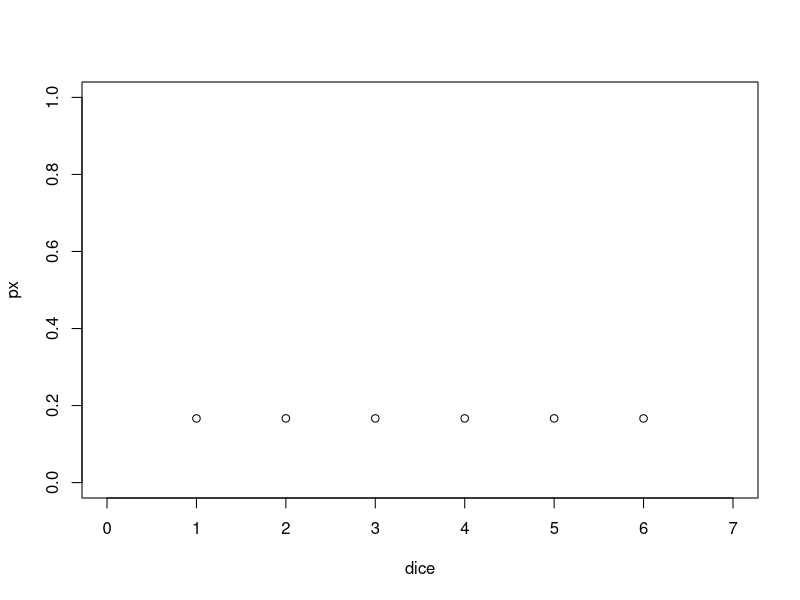
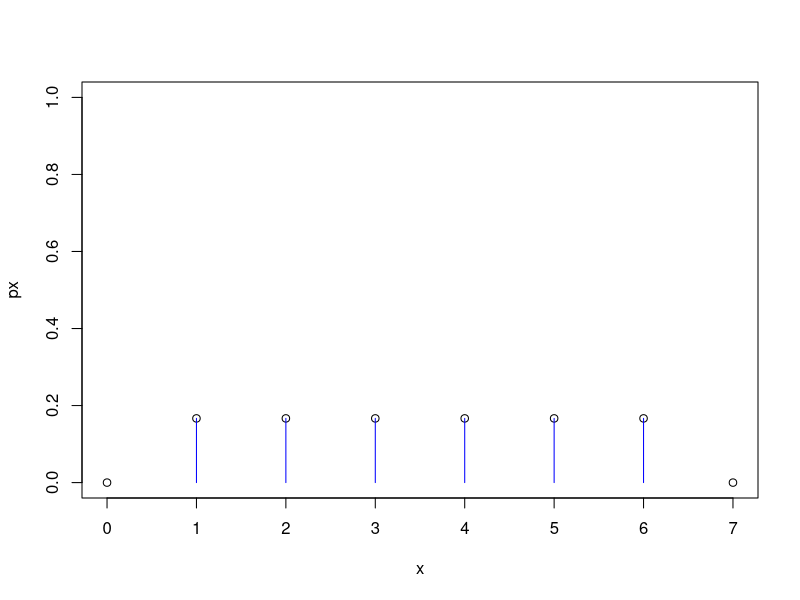
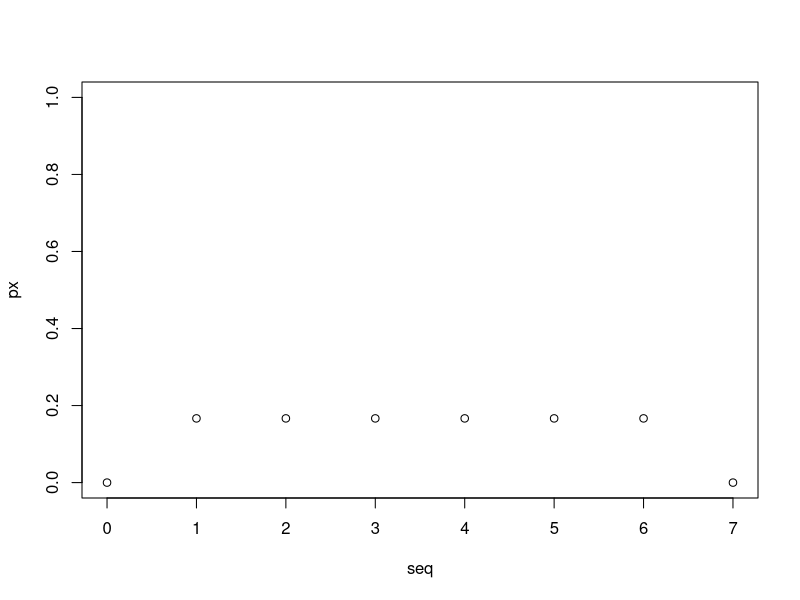
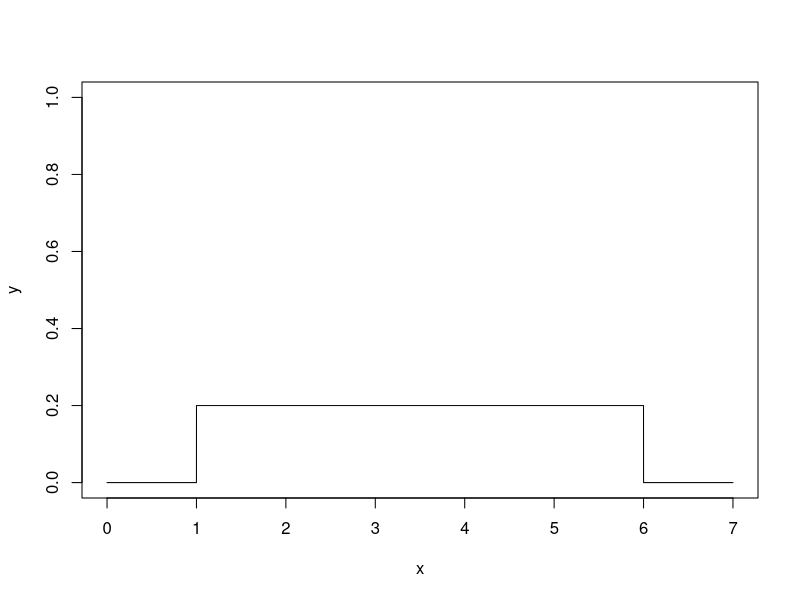
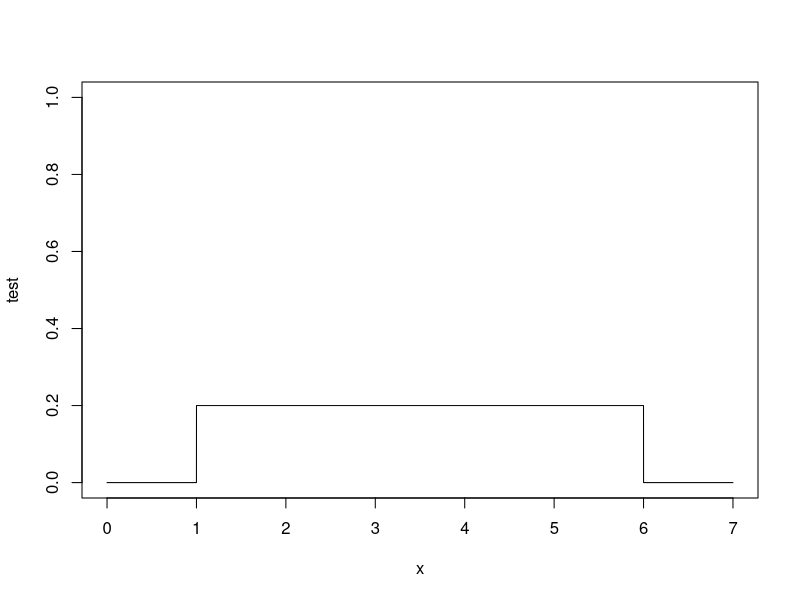
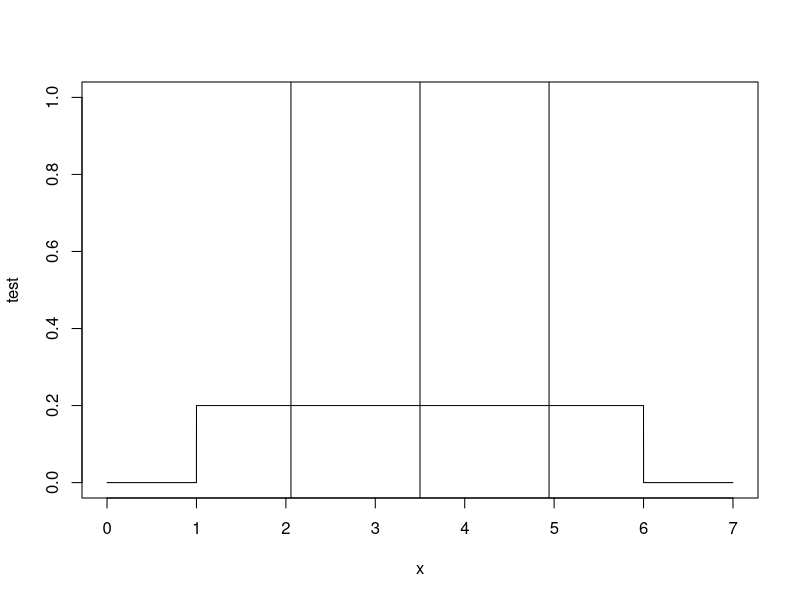
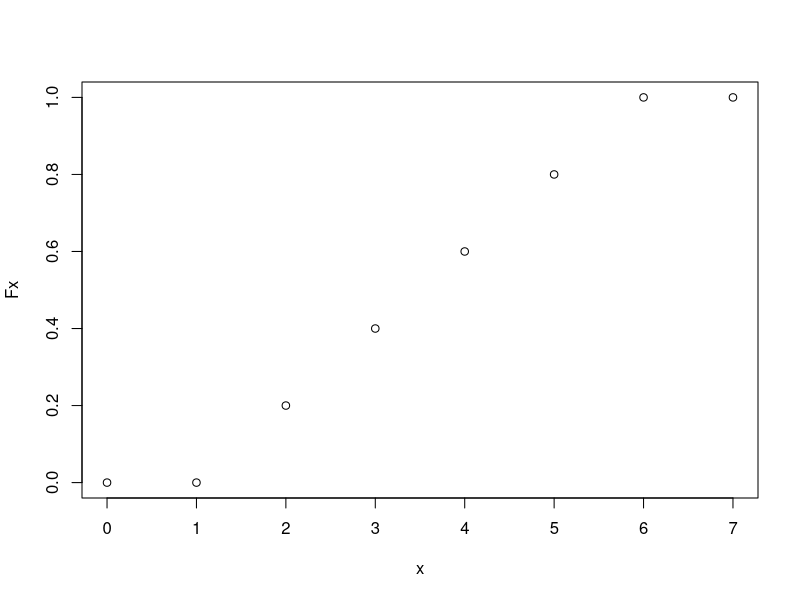
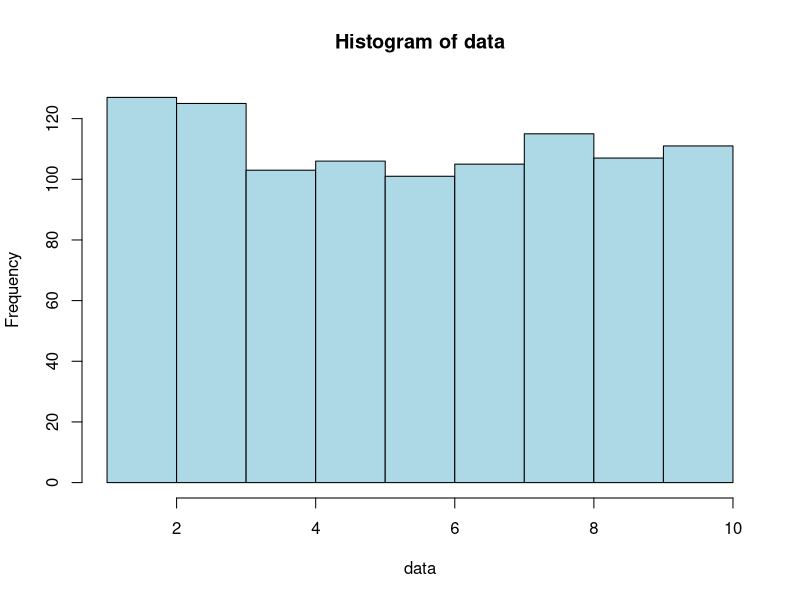

The R source for these figures, in order: (Note: this script raises an error after producing the figures.)
#############################################################
##---------------------------------------------------------##
##                Inferential Statistics IV:               ##
##    Probabilistically Evaluating a Linear Model in R ─   ##
##            (Standard) Normal Distributions and          ## 
##           the Z-Test / Gauß-Test and the T-Test         ##
##              by Steffen Schwerdtfeger 01.2023           ##
##---------------------------------------------------------##
#############################################################


####################################################################
#    3 Uniform PMFs, PDFs and CDFs ─ Uniform Probability Mass      #
# Functions (Discrete), Probability Density Functions (Continuous) #
#      and the Cumulative Distribution Function (Continuous)       #
####################################################################

####################################################
# 3.1 Uniform Probability Mass Function (Discrete) #
####################################################


# Probability mass function for p(x_i) = 1/6:
dice = c(1:6)
px = 1/length(dice)  # 1/n == for uniform probability distr.

# Written as vector of length(dice_value_x):
px = c(rep(1/length(dice),length(dice))) 

# Plot discrete probabilities:
plot(x=dice,y=px, ylim= c(0,1), xlim = c(0,7))


# Probability mass function for fair dice with n_sides:
dice_px = function(x,n_sides){ # x = sequence / range of possible values
  dice_val = c(1:n_sides)
  px = x # initialize vector for loop with 1:length(x)
  
  for(i in 1:length(x)){ # := for every object of the vector x
    if(x[i] < min(dice_val)){
      px[i] = 0
    }
    else if(x[i] >= min(dice_val) & x[i] <= max(dice_val)){
      px[i] = 1/n_sides
    }
    else if(x[i] > max(dice_val)){
      px[i] = 0
    }
  } # End for i
  
  # Plot probability mass function:
  plot(x=x,y=px, ylim = c(0:1))
  for(i in 1:n_sides){
    segments(x0=dice_val[i],y0=0,x1=dice_val[i],y1=1/n_sides, col = "blue")
  }
  
  # Return px in console:
  return(px)
} # End of function

# Let us test our function:
seq = c(0:7)
px = dice_px(x=seq,n_sides=6)
# 0.1666667 == 1/6
# [1] 0.0000000 0.1666667 0.1666667 0.1666667 0.1666667 0.1666667 0.1666667
# [8] 0.0000000

# Plot discrete probabilities only:
plot(x=seq,y=px, ylim = c(0:1))

# Probability of rolling a 3, 4 or 5, i.e., a range so to speak:
px_3to5 = px[3]+px[4]+px[5]
px_3to5 = sum(px[3:5])
# [1] 0.5


##########################################################
# 3.2 Uniform Probability Density Functions (continuous) #
##########################################################

# Plot Uniform PDF using basic R functions:
x = seq(0,7, length = 10000) # try length 50 and plot again!

# Uniform density for each x:
y = dunif(x, min = 1, max = 6)

# Plot uniform PDF:
plot(x,y, type = "l", ylim = c(0,1))

# Uniform PDF
unif_PDF = function(a,b,x){
  fx = x # initialize output vector of length(x), so we just use x
  for(i in 1:length(x)){ # := for every object of the vector x
    if(x[i] < a){
      fx[i] = 0
    }
    else if(x[i] >= a & x[i] <= b){
      fx[i] = 1/(b-a)
    }
    else if(x[i] > b){
      fx[i] = 0
    }
  } # End for i
  return(fx) 
} # End of function

# Test:
test = unif_PDF(a = 1,b = 6,x = x)
plot(y = test, x = x, type = "l", ylim = c(0,1)) 

# Integration of area under the curve via multiplication:
upper_bo = 5 # set upper bound
low_bo   = 3 # set lower bound
a_min    = 1 # set minimum
b_max    = 6 # set maximum, else f(x) = 0 anyways...
unif_area = (upper_bo-low_bo)*(1/(b_max-a_min))  
# [1] 0.4

# Integration of a uniform prob. density function via ratio
# area of interest divided by total area:
# P(x_1<=X<=x_2):
P_area = (5-3)/(6-1)
# [1] 0.4


# P(x_1=a<=X<=x_2=b) := area of interest == total area:
P_area = (b_max-a_min)/(b_max-a_min)
P_area = (6-1)/(6-1)
# [1] 1

# P(c<=X<=c) := probability of only one point of, e.g., x =5:
P_area = (5-5)/(6-1)
# Results in 0/5 = 0
# [1] 0

# Mean for uniform distribution:
a = 1
b = 6
# For uniform distribution you may come across this formula:
mean = (a+b)/2
# .. but we can also use our regular old mean:
# mean = sum(dice)/length(dice):
mean = sum(dice)/length(dice)
mean = mean(dice)

# The standard deviation for uniform distributions:
# sd() does not deliver equivalent results:
sd = sqrt(((b-a)^2)/12)

# Add mean and sd to plot:
plot(y = test, x = x, type = "l", ylim = c(0,1)) 
abline(v = mean)
abline(v=mean+sd)
abline(v=mean-sd)


#############################################################
# 3.3 The Cumulative Distribution Function of a Uniform PDF #
#############################################################

unif_CDF = function(a,b,x){
  Fx = x # initialize output vector of length(x), so we just use x again
  for(i in 1:length(x)){ # := for every object of the vector x
    if(x[i] < a){
      Fx[i] = 0
    }
    else if(x[i] >= a & x[i] <= b){
      Fx[i] = (x[i]-a)/(b-a) 
    }
    else if(x[i] > b){
      Fx[i] = 1
    }
  } # End for i
  return(Fx) 
} # End of function

# Initialize a sequence of possible x:
x = seq(0,7,by = 1) 
# Fx:
Fx = unif_CDF(a = 1, b = 6, x = x)

# Plot CDF:
plot(x = x, y = Fx)




####################################################
# 4 The (Standard) Normal Probability Distribution # 
#           ─  Gaussian PDFs and CDFs              #
####################################################

#################################
# 4.1 The Central Limit Theorem # 
#################################

# Initialize data via runif, which will
# give us a random but uniformly distributed
# set of data. Each time you run this line, the result will
# be another set of data points.
# Uses set.seed(0) or other values to make results reproducable
# (we will not get further into the the topic here):
data = runif(n = 1000, min = 1, max = 10)

# We can also plot our data as histogram
hist(data, col = "lightblue")

# Use a for loop to take 5000 random samples of size n = 5 each:
n_samp = 5000
sample_n_5 = c() # create empty vector

# The below function will also take the mean of the sample and 
# and stores in our vector sample_n_5:
for (i in 1:n_samp){
  # Store mean of each sample with length 5:
  sample_n_5[i] = mean(sample(data, 5, replace=TRUE))
} # End for i

# Look at the histogram of the sample_n_5:
hist(sample_n_5, col = "lightblue")


####################################
# 4.2 The basic Gaussican function #
####################################

# Gaussian base form:
gaussian_fun = function(x){
  fx = exp(-x^2)
  return(fx)
} # End of function

# Plot of basic Gaussian:
seq = seq(-4,4,by = .1)
fx = gaussian_fun(seq)
plot(x = seq, y = fx)

# For comparison exp(x) only
test_pos = function(x){
  fx = exp(x)
  return(fx)
} # End of function

fx_pos = test_pos(seq)
plot(x = seq, y = fx_pos, type = "l")
abline(v = 0)

# ... as well as exp(-x):
test_neg = function(x){
  fx = exp(-x)
  return(fx)
} # End of function

fx_neg = test_neg(seq)
plot(x = seq, y = fx_neg, type = "l")
abline(v = 0)

# Recall a similar effect when squaring the deviation of 
# x_i-mean(x) and looking at the plot:
x = c(0:10)
plot(x = x, y = (x-mean(x)))    # deviation x_i from mean(x)
abline(h=0)
plot(x = x, y = abs(x-mean(x))) # absolute value of x_i-mean(x)
plot(x = x, y = (x-mean(x))^2)  # plot of squared deviation
# Recall: summing the squared deviation results in 
#         the total sum of squares...


##################################
# 4.2.1 Optional facts on exp(x) #
##################################

###### Some facts on why exp(x) is important:
plot(x = seq, y = fx_pos, type = "l")
# forming coordinate system (+x,-x,+y)
abline(v = 0)

# Point at x = 0, so f(0) = y = e^0 = 1
exp(0) # Now add point to plot:
points(y = 1,x = 0) # P (0|1)

# Point at x = 1
# y = f(x) = e^x; f(1) = e^1 = e
exp(1)

points(exp(1)) # P (e|1)
# Slope of tangent at a point P(f(x)|x) := f'(x) = e^x,
# since f(x) = e^x = f'(x)
# Evaluate y coordinate of P(f(x)|x):
y_coordinate = exp(1)
# [1] 2.718282 = Euler's number e.
# We add the respective tangent at that
# point with a slope = e^x. In case you wonder:
# the linear function x does not need to be defined in curve().
curve(exp(1)*x,-3,3, add = TRUE)

# Integral from -Inf to x = 1
expo_fun = function(x) {exp(x)}
integrate(expo_fun, lower = -Inf, upper = 1)
# 2.718282 with absolute error < 0.00015
# = e again.


##########################################
# 4.3 The Parametrized Gaussian function # 
##########################################

# Gaussian with parametric extension:
seq = seq(100,220,by=.1) # height in cm. 
a = .5                 # height of curve peak  
b = (178.4+164.7)/2    # x of peak = mean = 50%
c = ((178.4-170.8)+(164.7-157.6))/2                   
# width of the bell = sd 
# + turning point of function!
gaussian_fun_para = function(x, a, b, c){
  fx = a*exp(-(((x-b)^2)/(2*c^2)))
  return(fx)
} # End of function

a = 1
fx = gaussian_fun_para(seq,a,b,c)
plot(x = seq, y = fx, xlim=c(135,205), type ="l")
abline(v=b, col = "lightblue")
abline(v=b+c, lty = 2)
abline(v=b-c, lty = 2)

# Parameters
a=1
b=0
c=1

# Sequence
seq = seq(-4,4,by=.1)

# Test 1:5
test_1=exp(-(((seq-b)^2)/(2*c^2)))
test_2=exp(-(((seq-b)^2)/(2*c)))
# Test 1 and Test 2 are actually equal!
# Why? Because we set c to 1, so sd and variance are the same!
all.equal(test_1,test_2) 
# [1] TRUE
test_3=exp(-((seq-b)^2))
test_4=exp(-(((seq-b))))
test_5=exp(-(((seq-b))/(2*c)))

# Plot of Test 1:5
plot(x=seq,y=test_1)
plot(x=seq,y=test_2)
plot(x=seq,y=test_3)
plot(x=seq,y=test_4)
abline(v=0)
plot(x=seq,y=test_5)
abline(v=0)


##############################################################
# 4.4 The Parametrized Gaussian Probability Density Function #
#                (the (standard) normal PDF)                 #
##############################################################

# General formula for a probability density function (PDF).
# Insert mean = 0 and var = 1 to obtain the values for input x
# given a so-called standard normal distribution:
prob_dens = function(x,mean,var){
  fx = (1/sqrt(2*pi*var))*exp((-((x-mean)^2))/(2*var))
  return(fx)
} # End of Function

# In case placing () in the above becomes an issue when
# writing a function, you can also decompose the formula:
prob_dens_decomp = function(x,mean,var){
  fx1 = 1/sqrt(2*pi*var)
  fx2 = (-((x-mean)^2))/(2*var)
  fx = fx1*exp(fx2)
  return(fx)
} # End of function

# Initialize seq:
x = seq(-4,4,by=.01)

# Given standard normal distribution:
norm_PDF     = prob_dens(x, mean = 0, var = 1)

# Using basic R function dnorm():
norm_PDF_alt = dnorm(x,mean = 0, sd = 1)

#Check for equality:
all.equal(norm_PDF,norm_PDF_alt)
# [1] TRUE

# Plot
plot(x=x,y=norm_PDF, type = "l")
plot(x=x,y=norm_PDF_alt,type = "l")

# Plot with var = 1 and var = 3
plot(x=x,y=prob_dens(x,mean = 0,var = 1), type="l", col="blue")

# The lines function adds another cure to existing plot:
lines(x=x,y=prob_dens(x,mean = 0,var = 3),col="red")


######################################
# 4.5 Integrating Gaussian Functions #
######################################

# Gaussian base form:
gaussian_fun = function(x){
  fx = exp(-x^2)
  return(fx)
} # End of function

# Using integrate function:
gaussian_integral = integrate(gaussian_fun, lower = -Inf, upper = +Inf)

# Use gaussian_integral$value to get value only, as integrate()
# returns a message and a list.
all.equal(gaussian_integral$value,sqrt(pi))
# [1] TRUE

# 3D Plot of a Gaussian:
x = seq(-4,4,by=.1)
y = x

# We will not go into full detail why we need the outer product for z,
# but the result is a matrix and z needs to be related to two 
# coordinates: x and y.
# However, outer() allows to write the function of our 3D Gaussian 
# within the outer() function:
z = outer(x, y, function(x,y)(exp(-(x^2+y^2))))

# The persp() function lets us plot in 3D; adjust theta and phi
# in order to change perspective: 
persp(x=x,y=y,z=z, theta =20,phi=20)

# From the top:
persp(x=x,y=y,z=z, theta =0,phi=90)


# Integration using our parametrized Gaussian function:
gaussian_fun_para = function(x, a, b, c){
  fx = a*exp(-(((x-b)^2)/(2*c^2)))
  return(fx)
} # End of function

gauss_para_integ = integrate(gaussian_fun_para,a=a,b=b,c=c,lower=-Inf,upper=Inf)
all.equal(gauss_para_integ$value,(a*sqrt(2*pi*c^2)))
# [1] TRUE


###########################################
# 4.6 integrating the Standard Normal PDF #
###########################################

# Integrate stand. norm. probability density function:
integrate(prob_dens, mean = 0, var =1, -Inf, Inf)
# Result:
# 1 with absolute error < 9.4e-05

# ... or via using dnorm(), now with the parameters "mean =" and "sd =":
integrate(dnorm, mean = 0, sd = 1, -Inf, +Inf)
# Result:
# 1 with absolute error < 9.4e-05

# We could also use the function pnorm():
p_value_Inf = pnorm(Inf,mean = 0,sd = 1)
# [1] 1

# p-value at the mean = 0, 
# given a mean of 0 and sd of 1:
p_value_pnorm = pnorm(0,mean = 0,sd = 1) 
p_value       = integrate(prob_dens, mean = 0, var =1, -Inf, 0)$value
# [1] 0.5

# Test for equality:
all.equal(p_value_pnorm,p_value)
# [1] TRUE


# CDF of a normal PDF:
norm_CDF = function(seq, mean, var){
  # Initialize vector length(density)
  Fx = seq  
  for(i in 1:length(seq)){
    Fx[i] = integrate(prob_dens, mean = 0, var = 1, lower = -Inf, upper = seq[i])$value
  } # End for i
  # Plot result:
  plot(x=seq, y = Fx, type = "l")
  
  return(Fx)
} # End of function

# Test function and plot CDF:
seq = seq(-4,4,by=.1)
norm_CDF(seq,0,1)


#################################################################
# 5 Standardization and Hypothesis Testing ─ Z-Tests, Z-Scores, #
#             Z-Tables (Standard Normal Tables)                 #
#################################################################

# Second synthetic data set:

# Cups of Tea: 
cups = c(0,  1, 2,   3.5, 4.8, 5.2, 6,   6.9, 8.5, 9.1, 9.9, # run 1
         0, .6, 2.6, 3.1, 4.8, 6.9, 7.1, 7.5, 8.5, 9.9, 9.9, #     2
         0, .2, 2.9, 2.9, 4.9, 5.2, 6.9, 7.1, 7.3, 9,   9.8) #     3

# Time passed for each run of measurements (cups), abbreviated:
time = c(0:10,0:10,0:10)

# Standardizing data:

# Using the measurements of our idelized linear model f(x) = x
# as population of the amount of cups Lady Meow drinks during 
# a day:
pop_cups = c(0:10)
plot(pop_cups)

# Population mean, variance and standard deviation:
# Recall that var() and sd() calculates teh sample var/sd
# including Bessel's correction, therefore we use
# the formulas below:
pop_mean = mean(pop_cups)
pop_var = sum((pop_cups-mean(pop_cups))^2)/length(pop_cups)
pop_sd = sqrt(pop_var)

# Function to evaluate the z-value of a 
# non-standardized data set:
z_score = function(x,pop_mean,pop_sd){
  z = (x-pop_mean)/pop_sd
  return(z)
} # End of function


# Standardized Z-Score for a particular value of x:
# Say we want to standardize a value of x that is equal
# to our mean itself:

z_score(pop_cups, pop_mean, pop_sd)
# [1] 0

# Integrating will reasonably result in
# 0.5, i.e., half of the area under the curve:
pnorm(0)
# [1] 0.5
# For a two-tailed test, checking on equality/inequality:
2*pnorm(0)
# [1] 1

# Let us now look at the z-score for our
# value of mean+/-sd in pop_cups:
z_score((pop_mean-pop_sd), pop_mean, pop_sd)
# [1] -1
z_score((pop_mean+pop_sd), pop_mean, pop_sd)
# [1] +1
z_score((pop_mean+2*pop_sd), pop_mean, pop_sd)
# [1] +2
# Worked!!


# Plot all possible z-scores:
plot(z_score(pop_cups, pop_mean, sem))
abline(h=0)

# Plot corresponding normal and standard norm. PDF:
# Normal PDF of our data:
seq = seq(-10,20,by=.1)
plot(x=seq,y=prob_dens(seq,mean(cups),pop_var),type ="l")

# Translating all possible values on the x axis into our 
# normal PDF into the format of a standard(!) normal PDF:
z_seq = z_score(seq,mean(cups),pop_var)
plot(x=z_seq,y=prob_dens(seq,mean(cups),pop_var),type ="l")


### Standard normal distribution table / z-table:

# Initilize seq for z-scores (+/-)
z = seq(0,9.99,by = 0.01) 

# Calculate all possible z-scores from 0 to 9.99:
p_z = pnorm(z)

# Plotting the above shows that we calculated the
# upper half of the normal CDF:
plot(x=z,y=p_z)

# Set as matrix/table:
z_table = matrix(p_z,ncol = 10,byrow = TRUE)

# Add row and column names to matrix:
rownames(z_table) = seq(0,9.99,b = .1)
colnames(z_table) = seq(0,.09,by = .01)


# Evaluate z and search table for corresponding p-value:
#       [["col","row"]]
z_table[["3.2","0.03"]] 

# ...or use the following way without having to separate the digits:

# Change class to data_frame:
table = as.data.frame(z_table)

# Define z_score:
z_score = 3.23 # only use value up to two decimal places

# The following lines separates the first 3 digits into the
# [["col","row"]] structure, so you don't need to do yourself:
rowDigit = as.numeric(substr(z_score*100, 1,2))/10 # substr(x,start,stop)
# [1] 3.2
colDigit = as.numeric(substr(z_score*100, 3,3))/100
# [1] 0.03

# Execute the next line to find the respective value
# in the table:
table[which(rownames(table) == rowDigit),which(colnames(table) == colDigit)]
# [1] 0.999381
pnorm(3.23,0,1)
# [1] 0.999381


# Use the qnorm function for the inverse CDF:
# Note that we used a rounded score as example
# before:
qnorm(0.990,0,1) # for a p-value threshold of 1%
# [1] 3.229977

seq = seq(0,1,by=0.0001)
quant_func = c() # empty vector
for(i in 1:length(seq)){
  quant_func[i] = qnorm(seq[i],mean=0,sd=1)
} # End for i

# Plot Quantile function:
plot(x=seq,y=quant_func, type="l")


#######################################################
# 5.1 The Regular Z-Test / Gauß-Test  and its P-Value # 
#######################################################

# Comparing distributions:
# We chose equal variance, so the form will be the same

# Sample:
mean_samp = 5
var_samp = 12

# Population:
mean_pop = 15
var_pop = 12 

# Plot:
seq_samp = seq(-7,40,by =.01)
plot(x = seq_samp, y = prob_dens(seq_samp,mean_samp,var_samp), type = "l", xlim=c(-8,30),lty =2)
seq_pop = seq(-7,40,by =.01)
lines(x = seq_pop,y = prob_dens(seq_pop,mean_pop,var_pop), type = "l")
abline(v=mean_pop,col="lightblue")
abline(v=mean_samp,col="orange")
abline(h=0) # line for x-axis at y = 0

# Quantile function for .05 of pop:
pop_threshold = qnorm(.05,mean=15,sd=sqrt(12))

# Add line to mark lower tail threshold of .05 (5%):
segments(x0=pop_threshold,x1=pop_threshold, y0 = 0, y1 = prob_dens(pop_threshold,mean_pop,var_pop))


##############################################
# 5.1.3 Standard Deviation/Error of the Mean #
##############################################

# Example for SEM:

# Our population:
x = c(rep(c(0:10),100))

# Population variance:
var = sum((x-mean(x))^2)/length(x)

# Evaluate SEM for several different sizes of n:
n_sample = 20
sem_20 = sqrt(var)/sqrt(n_sample) 
# [1] 0.7071068 

n_sample = 200
sem_200 = sqrt(var)/sqrt(n_sample) 
# [1] 0.2236068

n_sample = 1000
sem_1k = sqrt(var)/sqrt(n_sample) 
# [1] 0.1

n_sample = length(x)
sem_N = sqrt(var)/sqrt(n_sample) 
# [1] 0.09534626

n_sample = 10000
sem_10k = sqrt(var)/sqrt(n_sample) 
# [1] 0.0003015113

sem_20 > sem_200 & sem_200 > sem_1k & sem_1k > sem_N & sem_N > sem_10k
# [1] TRUE


# Standard error of the mean including actual sampling:
# How the SEM becomes smaller, the more samples we take:

# First we will use the sample sd and later the population
# sd, which we will set to 2 below

set.seed(1) # for reproducability
data = rnorm(n = 1000, mean = 10, sd = 2)

# We can again plot our data as histogram
hist(data, col = "lightblue")

# Use a for loop to take 5000 random samples of size n = 50 each:
n_samp = 5000
sample_mean = c() # create empty vector

# The below function will also takes samples of length 50
# and then mean of that sample stores in our vector sample_mean.
# Running this loop will always result in different samples:
for (i in 1:n_samp){
  # Store mean of each sample with length 50:
  sample = sample(data, 50, replace=TRUE)
  sample_mean[i] = mean(sample)
} # End for i

# Look at the histogram of the sample_mean:
hist(sample_mean, col = "lightblue")

# Now we compare the SEM of the first 20 sample
# with the SEM of the first 250 sample. Recall
# the vector sample_n_50 contains 5000 means
# with a sample size of 50 each:
sample_mean
length(sample_mean) 
# [1] 5000


#### SEM of the first 20 samples:
samp_n20 = sample_mean[1:20]
length(samp_n20)
# [1] 20

# SEM_n20
SEM_n20 = sd(samp_n20)/sqrt(length(samp_n20))
# [1] 0.05782984


#### SEM of the first 250 samples:
samp_n250 = sample_mean[1:250]
length(samp_n250)
# [1] 250

# SEM_n20
SEM_n250 = sd(samp_n250)/sqrt(length(samp_n250))
# [1] 0.01723958


#### SEM of all 5000 samples:
SEM_n5000 = sd(sample_mean)/sqrt(length(sample_mean))
# [1] 0.003924541

# The numerical values will deviate, each time you run the
# loop, but it will always hold the logic of:
SEM_n20 > SEM_n250 & SEM_n250 > SEM_n5000
# [1] TRUE

# For a z-test we would have to use the population sd,
# which we set to be 2 in rnorm() function above. Given
# the sd we can again just simply adjust a size of n:
# pop_sd/sqrt(n):
2/sqrt(20) > 2/sqrt(250) & 2/sqrt(250) > 2/sqrt(10000) 
# [1] TRUE


#############################################################
# 5.2 Possible Hypotheses of the One- and Two-Sample Z-Test #
#                and their Respective P-Values              #
#############################################################

### Chat Noir One-Sample Z-test:

# We will compare sad cats with a population
# of cats ("all cats"):

# Happy cats like Lady Meow drink 10 cups of tea on average:
pop_cats = c(rep(seq(0,10, length(11)),10))

# Sad cat, which drank only 2 cups of tea in 10 hours:
sample_sad_cats = seq(0,2,length = 11)
# [1] 0.0 0.2 0.4 0.6 0.8 1.0 1.2 1.4 1.6 1.8 2.0


# Population var and sd:
var = sum((pop_cats-mean(pop_cats))^2)/length(pop_cats)
sd = sqrt(var)
# SEM:
sem = sd/sqrt(length(sample_sad_cats))

# Z-test:
z_stat = (mean(sample_sad_cats)-mean(pop_cats))/sem
# [1] -4.195235

# P-Value LOWER TAIL
p_val_low = pnorm(z_stat,mean = 0,sd = 1)
# [1] 1.362942e-05
p_val_low < .05
# [1] TRUE

# P-Value UPPER TAIL:
# The below is only theoretically the case and we
# have to pretend to have gotten a positive z-statistics.
# The below therefore actually argues that sad cats drink 
# more tea than happy cats (we made thinks up, but just 
# you know):
p_val_upper = pnorm(abs(z_stat),mean = 0,sd = 1)
1-p_val_upper
# [1] 1.362942e-05
1-p_val_upper < .05
# [1] TRUE

# P-Value TWO-TAIL
p_val_two = 2*pnorm(z_stat,mean = 0,sd = 1)
# [1] 2.725883e-05
p_val_two < .05
# [1] TRUE


#### Chat Noir Independent Two-Sample Z-test:

# We will compare happy cats such as Lady Meow with 
# unfortunate cats that are evidently sad (inclusion 
# criterias will left out for now):

# Happy Cats:
sample_cats = c(0:10)
pop_cats = seq(0,10.5,length = 11)
pop_cats = c(rep(pop_cats,100))

# Sad cats, which drink only 1 cup of tea in 10 hours :'(
sample_sad_cats = seq(0,2.5,length = 11)
# [1] 0.00 0.25 0.50 0.75 1.00 1.25 1.50 1.75 2.00 2.25 2.50
pop_sad_cats = c(rep(seq(0,2.5,length = 11),100)) 


# SEM of each sample:
happy_var = sum((pop_cats-mean(pop_cats))^2)/length(pop_cats)
happy_pop_sd = sqrt(happy_var)
happy_sem = happy_pop_sd/length(sample_cats)

sad_var_pop = sum((pop_sad_cats-mean(pop_sad_cats))^2)/length(pop_sad_cats)
sad_pop_sd = sqrt(sad_var_pop)
sad_sem = sad_pop_sd/length(sample_sad_cats)

# z-Statistics:
z_statistics_num = (mean(sample_sad_cats)-mean(sample_cats))-(mean(pop_sad_cats)-mean(pop_cats))
z_statistics_denom = sad_sem + happy_sem
z_statistics = z_statistics_num/z_statistics_denom
# [1] -10.03415

# We can simplify the formula and will get the same results:
z_statistics_num = (mean(sample_sad_cats)-mean(sample_cats))
z_statistics_denom = sad_sem + happy_sem
z_statistics = z_statistics_num/z_statistics_denom
# [1] -10.03415  # == -10.034 sd's away from the pop. mean

# P-value:
pnorm(z_statistics)
# [1] 5.394214e-24

#### Chat Noir Dependent/Paired Two-Sample Z-test:

# Sad cats, which drink only 1 cup of tea in 10 hours :'(
# We can also consider this as timestep t_1:
sample_sad_cats = seq(0,2.5,length = 11)
# [1] 0.00 0.25 0.50 0.75 1.00 1.25 1.50 1.75 2.00 2.25 2.50

# Timestep t_2, i.e., after cat was on catnip:
sample_catnip = c(0:10)
# [1]  0  1  2  3  4  5  6  7  8  9 10

# Evaluate the difference between t_1 and t_2 via
# diff = t_2 - t_1
diff = sample_catnip-sample_sad_cats

# Set up data table:
data = cbind(sample_sad_cats, sample_catnip, diff)
data = as.data.frame(data) # in order to be able to use $

#       sample_sad_cats  sample_catnip diff
#  [1,]            0.00              0 0.00
#  [2,]            0.25              1 0.75
#  [3,]            0.50              2 1.50
#  [4,]            0.75              3 2.25
#  [5,]            1.00              4 3.00
#  [6,]            1.25              5 3.75
#  [7,]            1.50              6 4.50
#  [8,]            1.75              7 5.25
#  [9,]            2.00              8 6.00
# [10,]            2.25              9 6.75
# [11,]            2.50             10 7.50

# Caluclate the mean difference
mean_diff = sum(data$diff)/length(diff)
# Total sum of squared mean differences
sum_sq_diff = sum(((diff-mean_diff)^2))
# Standard error of the mean differences
sd_mean_diff = sqrt(sum_sq_diff/length(diff))/sqrt(length(diff))

# Z_value:
z_value = mean_diff/sd_mean_diff 

# Upper tail z-test, arguing that catnip has the effect that
# sad cats are drinking more tea than before again:
p_value = 1-pnorm(z_value)
# [1] 7.854725e-08


########################
# 6 The Regular T-Test #
########################

# Degrees of freedom explained:
# Set of Samples + plot of its PDF:
seq = seq(-10,50,by=.1)
density = prob_dens(seq,mean(x),var(x))
plot(seq,density, typ = "l", xlim = c(-10,20))
abline(v=mean(x))

# Sample:
x = c(10,20,30)
n =  length(x)

  sum(c(13,20,30))/n
# [1] 20

# Alternative sample with equivalent mean,
# but 20 has to be same:
mean = sum(c(5,20,35))/n
# [1] 20


# PDF of a T-Distribution:
# df = n-1 # or 2 for two estimates/relations

t_distr = function(x,df){
  t_1 = gamma((df+1)/2)/(sqrt(df*pi)*gamma(df/2))
  t_2 = (1 + (seq^2/df))^(-(df+1)/2)
  t_distr = t_1*t_2
  return(t_distr)
} # End of function

# Initialize Sequence: 
seq = seq(-4,4,by = .1)

# Plot standard normal and t-distribution
# with df = 1, df = 2, df = 10, df = 100:
plot(x=seq,y=prob_dens(seq,0,1), type ="l") 
lines(x=seq,y=t_distr(seq,1),col="red")    # df 1
lines(x=seq,y=t_distr(seq,2),col="green")  # df 2
lines(x=seq,y=t_distr(seq,10),col="blue")  # df 10
# Here you can see that given a df = 30 theh t-distribution
# gets very close to standard normal distribution, hence 
# the z-score is used, given n>30:
lines(x=seq,y=t_distr(seq,30),col="lightblue") # df 30

# Moving to df = 100 the light blue line will essentially overlap
# with the standard normal PDF
plot(x=seq,y=prob_dens(seq,0,1), type ="l")
lines(x=seq,y=t_distr(seq,100),col="lightblue") # df 100


####################################################
# 7 Hypothesis Test on the Slope and the Intercept #
#               of a Linear Model                  #
####################################################

# Next we are going to look at a data set where
# a linear relation is not significant. We will
# use the integrated data set "mtcars" for that.
# Let us ignore the meaning of the dependent and
# independent variable and just look at the plot
# that obviously shows no slope above 0:
data("mtcars")
dep = mtcars$disp
indep = c(1:length(dep))
plot(indep,dep)

# The p-value is 0.9047, suggesting no significant
# result, given a slope of -0.2913, a very low
# slope, barely different to 0:
compare = summary(lm(dep~indep))
#  Call:
#  lm(formula = dep ~ indep)

# Residuals:
#     Min      1Q  Median      3Q     Max 
# -158.60 -105.75  -36.75   97.03  240.84 

# Coefficients:
#              Estimate Std. Error t value Pr(>|t|)    
#  (Intercept) 235.5282    45.5971   5.165 1.46e-05 ***
#  indep        -0.2913     2.4116  -0.121    0.905    
# ---
#   Signif. codes:  0 ‘***’ 0.001 ‘**’ 0.01 ‘*’ 0.05 ‘.’ 0.1 ‘ ’ 1

# Residual standard error: 126 on 30 degrees of freedom
# Multiple R-squared:  0.0004861,	Adjusted R-squared:  -0.03283 
# F-statistic: 0.01459 on 1 and 30 DF,  p-value: 0.9047


# For more detailed numbers look at:
compare$coefficients
#               Estimate Std. Error    t value     Pr(>|t|)
# (Intercept) 235.528226  45.597118  5.1654192 1.460149e-05
# indep        -0.291294   2.411567 -0.1207903 9.046625e-01

# Our optimal linear model:
beta  =  cov(indep,dep)/var(indep)
# [1] -0.291294
alpha =  mean(dep)-beta*mean(indep)
# [1] 235.5282
fx = alpha+beta*indep

# Plot model:
plot(indep,dep)
abline(a=alpha,b=beta)


#########################
# 7.1 Testing the slope #
#########################

# Sum of square residuals:
SumR2     = sum((dep-fx)^2)
# [1] 475953.3
SumR2_alt = sum(as.numeric(residuals(lm(dep~indep))^2))
SumR2_alt2 = sum((dep-mean(dep))^2) - beta*sum((dep-mean(dep))*(indep-mean(indep)))

all.equal(SumR2,SumR2_alt,SumR2_alt2)
# [1] TRUE

# Residual SE:
residual_standard_error = sqrt(SumR2/(length(indep)-2)) 
# [1] 125.9568
compare
# => Residual standard error: 126
# summary(lm(y~x)) rounds the value in the output,
# but since we will get to equivalent results we can
# savely assume that the output value is just rounded.

# Standard error of the slope for t-distribution:
se_denom = sqrt(sum((indep - mean(indep))^2))
se_slope_t = residual_standard_error/se_denom

# t-value:
t_value = beta/se_slope_t 
# [1] -0.1207903

# p-value for two-tail == to standard output of summary(lm(y~x)):
2*pt(t_value, df = length(indep)-2) 
# [1] 0.9046625

# t-value and p-value is equivalent with the output of
# summary(lm(y~x)):
compare$coefficients
#               Estimate Std. Error    t value     Pr(>|t|)
# (Intercept) 235.528226  45.597118  5.1654192 1.460149e-05
# indep        -0.291294   2.411567 -0.1207903 9.046625e-01


#############################
# 7.2 Testing the intercept #
#############################

# Example of a model with slope of zero:
x = c(0:10)
y = rep(5,11)
plot(x,y)
abline(h=5)

# Standard error of the intercept:
SE_a = sqrt(SumR2/(length(indep)-2))*sqrt((1/length(indep))+((mean(indep)^2)/sum((indep-mean(indep))^2)))
# [1] 45.59712

# t-value intercept:
t_value = alpha/SE_a
# [1] 5.165419

# p-value intercept:
2*(1-pt(t_value,df = length(indep)-2))
# [1] 1.460149e-05


###################################################
# 8 Update on our linear_least_squares() Function #
###################################################

# Updated linear least squares function:
# Go-go-gadgeto linear_least_square!!!!

linear_least_square = function(indep,dep){ # Start of function
  
  # Evaluating coefficients for and optimal linear model
  # given a set of dependent and independent variabels:
  beta  =  cov(indep,dep)/var(indep)
  alpha =  mean(dep)-beta*mean(indep)
  fx = alpha+beta*indep
  
  # Sum of Squared Errors/Residuals:
  SumR2     = sum((dep-fx)^2)
  
  # Residual Standard Error/Deviation:
  residual_standard_error = sqrt(SumR2/(length(indep)-2)) 
  
  # Standard error of the slope for t-distribution:
  se_denom = sqrt(sum((indep - mean(indep))^2))
  se_slope_t = residual_standard_error/se_denom
  
  # Standard error of the incercept for t-distribution:
  se_a = sqrt(SumR2/(length(indep)-2))*sqrt((1/length(indep))+((mean(indep)^2)/sum((indep-mean(indep))^2)))
  
  # t-value of the slope:
  t_value_b = beta/se_slope_t 
  
  # t-value of the intercept:
  t_value_a = alpha/se_a
  
  ### p-value slope via integrating an PDF of a t-distribution
  # up to the t-value:
  
  # Two-Tail P(t=T|H_0):
  p_b_2t = 2*pt(t_value_b, df = length(indep)-2) 
  
  ### p-value of the intercept:
  
  # Two-Tail P(t=T|H_0):
  p_a_2t = 2*(1-pt(t_value_a,df = length(indep)-2))
  
  
  # Results for two tail
  Results_a = c(round(alpha,4), round(se_a,4), round(t_value_a,4), p_a_2t)
  Results_b = c(round(beta,4), round(se_slope_t,4), round(t_value_b,4), p_b_2t)
  Res_data = as.data.frame(rbind(Results_a,Results_b))
  colnames(Res_data) = c("Estimate","Std. Error","t value","Pr(>|t|)")
  rownames(Res_data) = c("Intercept", "Reg. coeff.")
  
  # Nice output using cat() function:
  cat(" Linear least square method in R","\n","\n",
      "Independent variable:", "\t", deparse(substitute(indep)),"\n", 
      "Dependent   variable:", "\t", deparse(substitute(dep)),"\n","\n",
      "alpha", "\t",alpha,"\n",
      "beta","\t",beta, "\t","SumR2", "\t", SumR2, "\n","\n")
  print(Res_data)
  cat("\n","Residual Standard Error:",round(residual_standard_error),"on", (length(indep)-2), 
      "degrees of freedom","\n","\n") 
  
  # Let us also plot our results:
  # We will also use deparse(substitute(x)) for the 
  # labels of our plot axes.
  plot(x=indep,y=dep, ylab = deparse(substitute(dep)),       
       xlab = deparse(substitute(indep)))
  abline(a=alpha, b=beta, col = "darkblue")
} # End of function

# Test:
linear_least_square(indep, dep)

# Linear least square method in R 
# 
# Independent variable: 	 indep 
# Dependent   variable: 	 dep 
#
# alpha 	 235.5282 
# beta 	 -0.291294 	 SumR2 	 475953.3 
#
#             Estimate Std. Error t value     Pr(>|t|)
# Intercept   235.5282    45.5971  5.1654 1.460149e-05
# Reg. coeff.  -0.2913     2.4116 -0.1208 9.046625e-01
#
# Residual Standard Error: 126 on 30 degrees of freedom 
